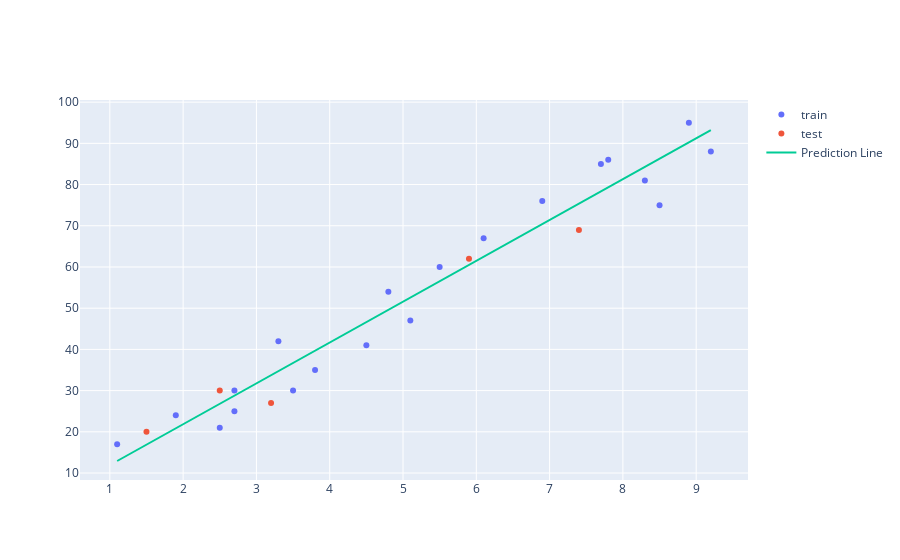

Here is the notebook cell this chart was saved with:
### Code cell
fig = go.Figure([
    go.Scatter(x=X_train.squeeze(), y=y_train, name='train', mode='markers'),
    go.Scatter(x=X_test.squeeze(), y=y_test, name='test', mode='markers'),
    go.Scatter(x=x_range, y=y_range, name='Prediction Line')
])
fig.show()
